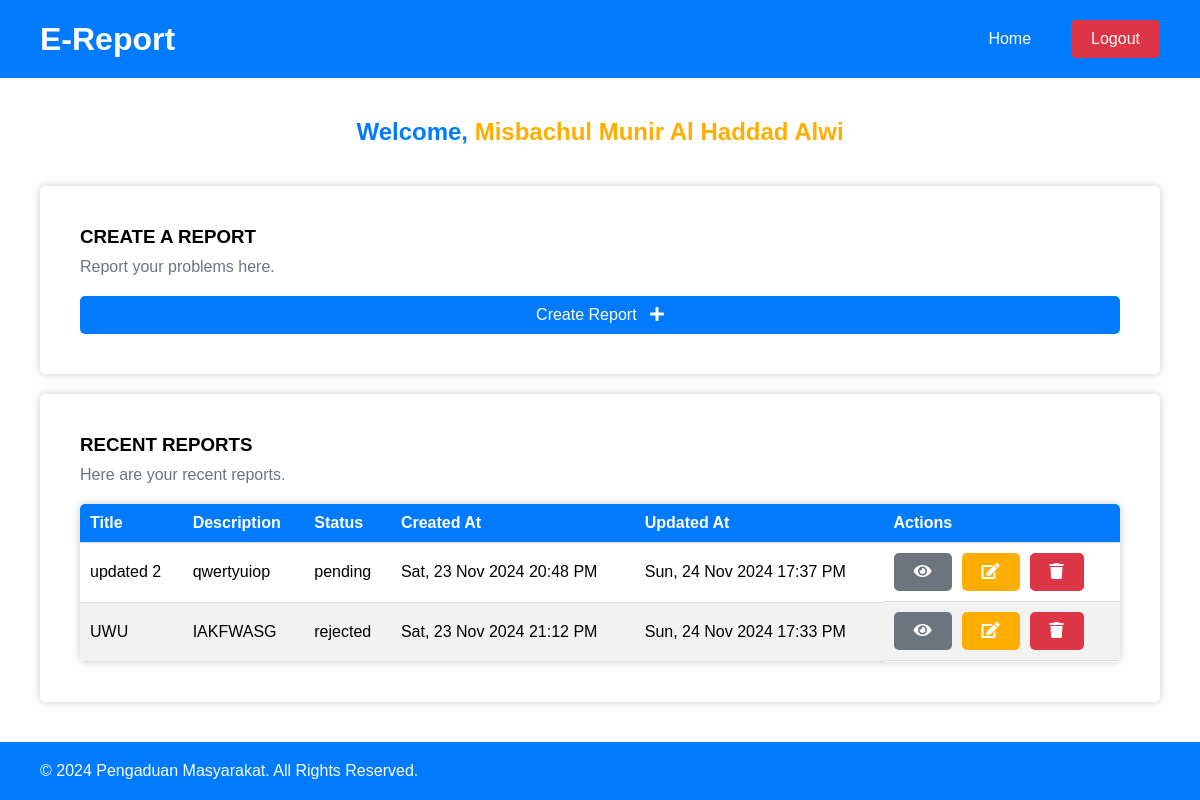
Page /public/?page=home (signed in) on the committed database.
### tables this page shows
CREATE TABLE `reports` (
  `id` int(11) NOT NULL,
  `title` varchar(255) NOT NULL,
  `description` text NOT NULL,
  `attachment` varchar(255) DEFAULT NULL,
  `user_id` int(11) NOT NULL,
  `status` enum('pending','in_progress','resolved','rejected') NOT NULL DEFAULT 'pending',
  `response` text DEFAULT NULL,
  `created_at` timestamp NOT NULL DEFAULT current_timestamp(),
  `updated_at` timestamp NOT NULL DEFAULT current_timestamp()
);

### controllers/ReportController.php (called while the page is built, shortened)
<?php
require_once '../models/Report.php';
require_once '../helpers/url_helper.php';
class ReportController
{
    private $reportModel;
    public function __construct()
    {
        $this->reportModel = new Report();
    }
    public function index()
    {
        $reports = $this->reportModel->getByUserId($_SESSION['user']['id']);
        require_once '../views/reports/home.php';
    }
}

### public/index.php (called while the page is built)
<?php
require_once '../config/database.php';
require_once '../routes/web.php';

### helpers/url_helper.php (called while the page is built, shortened)
<?php
function url($page, $params = []) {
    $baseUrl = "http://localhost/e-report/public";
    $queryString = http_build_query($params);
    return $baseUrl . "/?page=" . $page . ($queryString ? "&" . $queryString : "");
}

### config/database.php (called while the page is built)
<?php
class Database {
    private static $host = 'localhost';
    private static $dbName = 'e-report';
    private static $username = 'root';
    private static $password = '';
    private static $pdo;
    public static function getConnection() {
        if (self::$pdo == null) {
            try {
                $dsn = 'mysql:host=' . self::$host . ';dbname=' . self::$dbName . ';charset=utf8';
                self::$pdo = new PDO($dsn, self::$username, self::$password);
                self::$pdo->setAttribute(PDO::ATTR_ERRMODE, PDO::ERRMODE_EXCEPTION);
            } catch (PDOException $e) {
                die('Connection failed: ' . $e->getMessage());
            }
        }
        return self::$pdo;
    }
}

### models/Report.php (called while the page is built, shortened)
<?php
require_once '../config/database.php';
class Report
{
    private $pdo;
    public function __construct()
    {
        $this->pdo = Database::getConnection();
    }
    public function getByUserId($user_id)
    {
        $sql = "SELECT * FROM reports WHERE user_id = :user_id ORDER BY updated_at DESC";
        $stmt = $this->pdo->prepare($sql);
        $stmt->bindParam(':user_id', $user_id, PDO::PARAM_INT);
        $stmt->execute();
        return $stmt->fetchAll(PDO::FETCH_ASSOC);
    }
}

### helpers/date_helper.php (called while the page is built)
<?php
function format_date($date) {
    return date('D, d M Y H:i A', strtotime($date));
}
?>

### views/reports/home.php (the view, shortened to what this page needs)
<?php
require_once '../views/layout/header.php';
require_once '../helpers/date_helper.php';
?>
<main>
    <h2>Welcome, <span><?php echo $_SESSION['user']['name']; ?></span></h2>
    <section>
        <h3>Create a Report</h3>
        <p>Report your problems here.</p>
        <a class="btn" href="<?= url('report-create'); ?>">
            Create Report &nbsp;
            <i class="fas fa-plus"></i>
        </a>
    </section>
    <section>
        <h3>Recent Reports</h3>
        <p>Here are your recent reports.</p>
        <table>
            <thead>
                <tr>
                    <th>Title</th>
                    <th>Description</th>
                    <th>Status</th>
                    <th>Created At</th>
                    <th>Updated At</th>
                    <th>Actions</th>
                </tr>
            </thead>
            <tbody>
                <?php
                if (empty($reports)) {
                    echo '<tr ><td colspan="6" class="no-reports">No reports found.</td></tr>';
                } else {
                    foreach ($reports as $report):
                ?>
                        <tr>
                            <td><?= $report['title']; ?></td>
                            <td><?= $report['description']; ?></td>
                            <td><?= $report['status']; ?></td>
                            <td><?= format_date($report['created_at']) ?></td>
                            <td><?= format_date($report['updated_at']) ?></td>
                            <td class="actions">
                                <a class="btn view-btn" href="<?= url('report-view', ['id' => $report['id']]); ?>">
                                    <i class="fas fa-eye"></i>
                                </a>
                                <a class="btn edit-btn" href="<?= url('report-edit', ['id' => $report['id']]); ?>">
                                    <i class="fas fa-edit"></i>
                                </a>
                                <a class="btn delete-btn" href="<?= url('report-delete', ['id' => $report['id']]); ?>">
                                    <i class="fas fa-trash"></i>
                                </a>
                            </td>
                        </tr>
                <?php endforeach;
                } ?>
            </tbody>
        </table>
    </section>
</main>
<?php require_once '../views/layout/footer.php'; ?>

### assets/css/style.css (style rules this page uses)
* { margin: 0; padding: 0; font-family: "Montserrat", sans-serif; box-sizing: border-box; }
:root { --primary-color: #007bff; --secondary-color: #6c757d; --complement-color: #ffae00; --red-color: #dc3545; --padding-container: 20px 40px; --padding-btn: 10px 20px; --gap: 20px; --border-radius: 5px; --form-max-w: 500px; --box-shadow: 0 0 10px rgba(0, 0, 0, 0.2); }
a { text-decoration: none; color: inherit; }
body { background-color: var(--background-color); }
.btn { background-color: var(--primary-color); color: #fff; padding: var(--padding-btn); border-radius: var(--border-radius); position: relative; overflow: hidden; border: none; cursor: pointer; font-size: 1rem; font-weight: 500; text-align: center; }
.btn::before { content: ""; position: absolute; top: 0; right: 0; width: 0; height: 100%; background-color: rgba(0, 0, 0, 0.15); transition: width 0.3s ease-in-out; }
main { margin: 20px 0; padding: var(--padding-container); display: flex; flex-direction: column; gap: var(--gap); justify-content: center; align-items: center; }
h2 { text-align: center; margin-bottom: 20px; color: var(--primary-color); font-size: 24px; }
h2 > span { color: var(--complement-color); }
section { display: flex; flex-direction: column; gap: calc(var(--gap) / 2); padding: 40px; background-color: #fff; border-radius: var(--border-radius); box-shadow: var(--box-shadow); width: 100%; margin: 0 auto; }
section > h3 { text-transform: uppercase; }
section > p { color: var(--secondary-color); margin-bottom: 10px; }
table { width: 100%; border-collapse: collapse; background-color: #fff; box-shadow: var(--box-shadow); border-radius: var(--border-radius); overflow: hidden; }
tr { transition: background-color 0.3s ease-in-out; }
th, td { padding: 10px; text-align: left; border-bottom: 1px solid #ddd; }
th { background-color: var(--primary-color); color: #fff; }
tr:nth-child(even) { background-color: #f2f2f2; }
.actions { display: flex; gap: 10px; }
.view-btn { background-color: var(--secondary-color); }
.edit-btn { background-color: var(--complement-color); }
.delete-btn { background-color: var(--red-color); }

### rows in the picture
reports: title "updated 2", description "qwertyuiop", status "pending", created_at "Sat, 23 Nov 2024 20:48 PM", updated_at "Sun, 24 Nov 2024 17:37 PM"
reports: title "UWU", description "IAKFWASG", status "rejected", created_at "Sat, 23 Nov 2024 21:12 PM", updated_at "Sun, 24 Nov 2024 17:33 PM"

### other values in the picture
$_SESSION['user']['name'] "Misbachul Munir Al Haddad Alwi"
